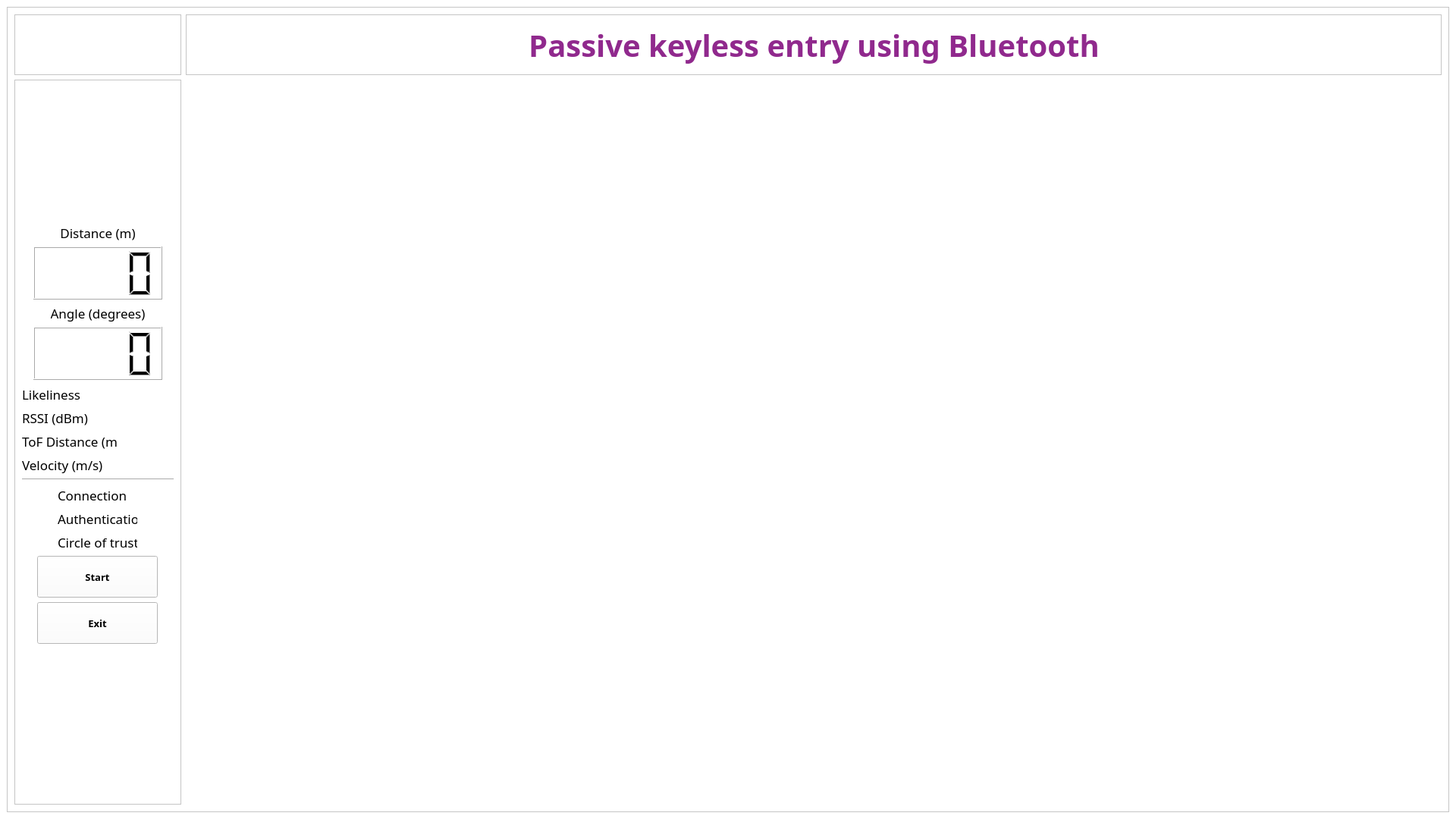
<?xml version="1.0" encoding="UTF-8"?>
<ui version="4.0">
 <class>MainWindow</class>
 <widget class="QMainWindow" name="MainWindow">
  <property name="geometry">
   <rect>
    <x>0</x>
    <y>0</y>
    <width>1920</width>
    <height>1080</height>
   </rect>
  </property>
  <property name="sizePolicy">
   <sizepolicy hsizetype="Preferred" vsizetype="Preferred">
    <horstretch>0</horstretch>
    <verstretch>0</verstretch>
   </sizepolicy>
  </property>
  <property name="maximumSize">
   <size>
    <width>16777215</width>
    <height>16777215</height>
   </size>
  </property>
  <property name="windowTitle">
   <string>imec - Passive keyless entry using Bluetooth</string>
  </property>
  <property name="windowIcon">
   <iconset resource="../gui_resources.qrc">
    <normaloff>:/Icons/figures/window_icon.ico</normaloff>:/Icons/figures/window_icon.ico</iconset>
  </property>
  <property name="styleSheet">
   <string notr="true">background-color: rgb(255, 255, 255);</string>
  </property>
  <widget class="QWidget" name="centralwidget">
   <layout class="QGridLayout" name="gridLayout_5">
    <item row="0" column="0">
     <widget class="QFrame" name="frame_bckgrd">
      <property name="styleSheet">
       <string notr="true">background-color: rgb(255, 255, 255);</string>
      </property>
      <property name="frameShape">
       <enum>QFrame::StyledPanel</enum>
      </property>
      <property name="frameShadow">
       <enum>QFrame::Raised</enum>
      </property>
      <layout class="QGridLayout" name="gridLayout_4">
       <item row="0" column="0">
        <widget class="QFrame" name="frame_imec_logo">
         <property name="frameShape">
          <enum>QFrame::StyledPanel</enum>
         </property>
         <property name="frameShadow">
          <enum>QFrame::Raised</enum>
         </property>
         <layout class="QGridLayout" name="gridLayout_3">
          <item row="0" column="0">
           <widget class="QLabel" name="label_logo_jade">
            <property name="minimumSize">
             <size>
              <width>200</width>
              <height>60</height>
             </size>
            </property>
            <property name="maximumSize">
             <size>
              <width>200</width>
              <height>60</height>
             </size>
            </property>
            <property name="styleSheet">
             <string notr="true"/>
            </property>
            <property name="text">
             <string/>
            </property>
            <property name="pixmap">
             <pixmap resource="../gui_resources.qrc">:/Figures/figures/imec-logo_200x60.png</pixmap>
            </property>
           </widget>
          </item>
         </layout>
        </widget>
       </item>
       <item row="0" column="1">
        <widget class="QFrame" name="frame_title">
         <property name="minimumSize">
          <size>
           <width>800</width>
           <height>0</height>
          </size>
         </property>
         <property name="maximumSize">
          <size>
           <width>16777215</width>
           <height>80</height>
          </size>
         </property>
         <property name="frameShape">
          <enum>QFrame::StyledPanel</enum>
         </property>
         <property name="frameShadow">
          <enum>QFrame::Raised</enum>
         </property>
         <layout class="QGridLayout" name="gridLayout_2">
          <item row="0" column="2">
           <spacer name="horizontalSpacer_2">
            <property name="orientation">
             <enum>Qt::Horizontal</enum>
            </property>
            <property name="sizeHint" stdset="0">
             <size>
              <width>40</width>
              <height>20</height>
             </size>
            </property>
           </spacer>
          </item>
          <item row="0" column="1">
           <widget class="QLabel" name="label_title">
            <property name="sizePolicy">
             <sizepolicy hsizetype="Preferred" vsizetype="Preferred">
              <horstretch>0</horstretch>
              <verstretch>0</verstretch>
             </sizepolicy>
            </property>
            <property name="font">
             <font>
              <family>Gill Sans MT</family>
              <pointsize>30</pointsize>
              <weight>75</weight>
              <bold>true</bold>
             </font>
            </property>
            <property name="autoFillBackground">
             <bool>false</bool>
            </property>
            <property name="styleSheet">
             <string notr="true">color: rgb(144, 41, 141);</string>
            </property>
            <property name="text">
             <string>Passive keyless entry using Bluetooth</string>
            </property>
            <property name="textFormat">
             <enum>Qt::PlainText</enum>
            </property>
            <property name="alignment">
             <set>Qt::AlignCenter</set>
            </property>
           </widget>
          </item>
          <item row="0" column="0">
           <spacer name="horizontalSpacer">
            <property name="orientation">
             <enum>Qt::Horizontal</enum>
            </property>
            <property name="sizeHint" stdset="0">
             <size>
              <width>40</width>
              <height>20</height>
             </size>
            </property>
           </spacer>
          </item>
         </layout>
        </widget>
       </item>
       <item row="1" column="0">
        <widget class="QFrame" name="frame_data1">
         <property name="minimumSize">
          <size>
           <width>0</width>
           <height>0</height>
          </size>
         </property>
         <property name="maximumSize">
          <size>
           <width>220</width>
           <height>16777215</height>
          </size>
         </property>
         <property name="frameShape">
          <enum>QFrame::StyledPanel</enum>
         </property>
         <property name="frameShadow">
          <enum>QFrame::Raised</enum>
         </property>
         <layout class="QGridLayout" name="gridLayout">
          <item row="0" column="0">
           <layout class="QHBoxLayout" name="cosic_logo_layout">
            <item>
             <spacer name="horizontalSpacer_7">
              <property name="orientation">
               <enum>Qt::Horizontal</enum>
              </property>
              <property name="sizeHint" stdset="0">
               <size>
                <width>40</width>
                <height>20</height>
               </size>
              </property>
             </spacer>
            </item>
            <item>
             <widget class="QLabel" name="label_logocosic_jade">
              <property name="minimumSize">
               <size>
                <width>132</width>
                <height>174</height>
               </size>
              </property>
              <property name="maximumSize">
               <size>
                <width>132</width>
                <height>174</height>
               </size>
              </property>
              <property name="styleSheet">
               <string notr="true"/>
              </property>
              <property name="text">
               <string/>
              </property>
              <property name="pixmap">
               <pixmap resource="../gui_resources.qrc">:/Figures/figures/cosic_logo.png</pixmap>
              </property>
              <property name="alignment">
               <set>Qt::AlignCenter</set>
              </property>
             </widget>
            </item>
            <item>
             <spacer name="horizontalSpacer_8">
              <property name="orientation">
               <enum>Qt::Horizontal</enum>
              </property>
              <property name="sizeHint" stdset="0">
               <size>
                <width>40</width>
                <height>20</height>
               </size>
              </property>
             </spacer>
            </item>
           </layout>
          </item>
          <item row="1" column="0">
           <layout class="QHBoxLayout" name="dist_layout_name">
            <item>
             <spacer name="horizontalSpacer_9">
              <property name="orientation">
               <enum>Qt::Horizontal</enum>
              </property>
              <property name="sizeHint" stdset="0">
               <size>
                <width>40</width>
                <height>20</height>
               </size>
              </property>
             </spacer>
            </item>
            <item>
             <widget class="QLabel" name="label_distance">
              <property name="sizePolicy">
               <sizepolicy hsizetype="Maximum" vsizetype="Maximum">
                <horstretch>0</horstretch>
                <verstretch>0</verstretch>
               </sizepolicy>
              </property>
              <property name="minimumSize">
               <size>
                <width>100</width>
                <height>24</height>
               </size>
              </property>
              <property name="maximumSize">
               <size>
                <width>300</width>
                <height>24</height>
               </size>
              </property>
              <property name="font">
               <font>
                <family>Gill Sans MT</family>
                <pointsize>13</pointsize>
               </font>
              </property>
              <property name="styleSheet">
               <string notr="true">background-color: rgb(255, 255, 255);</string>
              </property>
              <property name="text">
               <string>Distance (m)</string>
              </property>
              <property name="textFormat">
               <enum>Qt::PlainText</enum>
              </property>
              <property name="alignment">
               <set>Qt::AlignBottom|Qt::AlignHCenter</set>
              </property>
             </widget>
            </item>
            <item>
             <spacer name="horizontalSpacer_10">
              <property name="orientation">
               <enum>Qt::Horizontal</enum>
              </property>
              <property name="sizeHint" stdset="0">
               <size>
                <width>40</width>
                <height>20</height>
               </size>
              </property>
             </spacer>
            </item>
           </layout>
          </item>
          <item row="2" column="0">
           <layout class="QHBoxLayout" name="distance_display_layout">
            <item>
             <spacer name="horizontalSpacer_13">
              <property name="orientation">
               <enum>Qt::Horizontal</enum>
              </property>
              <property name="sizeHint" stdset="0">
               <size>
                <width>40</width>
                <height>20</height>
               </size>
              </property>
             </spacer>
            </item>
            <item>
             <widget class="QLCDNumber" name="lcdNumber_jade_MCIQdist">
              <property name="sizePolicy">
               <sizepolicy hsizetype="Preferred" vsizetype="Preferred">
                <horstretch>0</horstretch>
                <verstretch>0</verstretch>
               </sizepolicy>
              </property>
              <property name="minimumSize">
               <size>
                <width>170</width>
                <height>70</height>
               </size>
              </property>
              <property name="maximumSize">
               <size>
                <width>200</width>
                <height>70</height>
               </size>
              </property>
              <property name="font">
               <font>
                <family>Gill Sans MT</family>
                <pointsize>10</pointsize>
               </font>
              </property>
              <property name="styleSheet">
               <string notr="true">background-color: rgb(255, 255, 255);</string>
              </property>
              <property name="smallDecimalPoint">
               <bool>true</bool>
              </property>
              <property name="digitCount">
               <number>4</number>
              </property>
              <property name="mode">
               <enum>QLCDNumber::Oct</enum>
              </property>
              <property name="segmentStyle">
               <enum>QLCDNumber::Filled</enum>
              </property>
              <property name="value" stdset="0">
               <double>0.000000000000000</double>
              </property>
              <property name="intValue" stdset="0">
               <number>0</number>
              </property>
             </widget>
            </item>
            <item>
             <spacer name="horizontalSpacer_14">
              <property name="orientation">
               <enum>Qt::Horizontal</enum>
              </property>
              <property name="sizeHint" stdset="0">
               <size>
                <width>40</width>
                <height>20</height>
               </size>
              </property>
             </spacer>
            </item>
           </layout>
          </item>
          <item row="3" column="0">
           <layout class="QHBoxLayout" name="angle_layout_name">
            <item>
             <spacer name="horizontalSpacer_11">
              <property name="orientation">
               <enum>Qt::Horizontal</enum>
              </property>
              <property name="sizeHint" stdset="0">
               <size>
                <width>40</width>
                <height>20</height>
               </size>
              </property>
             </spacer>
            </item>
            <item>
             <widget class="QLabel" name="label_angle">
              <property name="sizePolicy">
               <sizepolicy hsizetype="Maximum" vsizetype="Maximum">
                <horstretch>0</horstretch>
                <verstretch>0</verstretch>
               </sizepolicy>
              </property>
              <property name="minimumSize">
               <size>
                <width>121</width>
                <height>24</height>
               </size>
              </property>
              <property name="maximumSize">
               <size>
                <width>300</width>
                <height>24</height>
               </size>
              </property>
              <property name="font">
               <font>
                <family>Gill Sans MT</family>
                <pointsize>13</pointsize>
               </font>
              </property>
              <property name="autoFillBackground">
               <bool>false</bool>
              </property>
              <property name="text">
               <string>Angle (degrees)</string>
              </property>
              <property name="textFormat">
               <enum>Qt::PlainText</enum>
              </property>
              <property name="alignment">
               <set>Qt::AlignBottom|Qt::AlignHCenter</set>
              </property>
             </widget>
            </item>
            <item>
             <spacer name="horizontalSpacer_12">
              <property name="orientation">
               <enum>Qt::Horizontal</enum>
              </property>
              <property name="sizeHint" stdset="0">
               <size>
                <width>40</width>
                <height>20</height>
               </size>
              </property>
             </spacer>
            </item>
           </layout>
          </item>
          <item row="4" column="0">
           <layout class="QHBoxLayout" name="angle_display_layout">
            <item>
             <spacer name="horizontalSpacer_15">
              <property name="orientation">
               <enum>Qt::Horizontal</enum>
              </property>
              <property name="sizeHint" stdset="0">
               <size>
                <width>40</width>
                <height>20</height>
               </size>
              </property>
             </spacer>
            </item>
            <item>
             <widget class="QLCDNumber" name="lcdNumber_jade_aoa">
              <property name="sizePolicy">
               <sizepolicy hsizetype="Preferred" vsizetype="Preferred">
                <horstretch>0</horstretch>
                <verstretch>0</verstretch>
               </sizepolicy>
              </property>
              <property name="minimumSize">
               <size>
                <width>170</width>
                <height>70</height>
               </size>
              </property>
              <property name="maximumSize">
               <size>
                <width>170</width>
                <height>70</height>
               </size>
              </property>
              <property name="font">
               <font>
                <family>Gill Sans MT</family>
                <pointsize>10</pointsize>
               </font>
              </property>
              <property name="smallDecimalPoint">
               <bool>true</bool>
              </property>
              <property name="digitCount">
               <number>4</number>
              </property>
              <property name="segmentStyle">
               <enum>QLCDNumber::Filled</enum>
              </property>
              <property name="value" stdset="0">
               <double>0.000000000000000</double>
              </property>
              <property name="intValue" stdset="0">
               <number>0</number>
              </property>
             </widget>
            </item>
            <item>
             <spacer name="horizontalSpacer_16">
              <property name="orientation">
               <enum>Qt::Horizontal</enum>
              </property>
              <property name="sizeHint" stdset="0">
               <size>
                <width>40</width>
                <height>20</height>
               </size>
              </property>
             </spacer>
            </item>
           </layout>
          </item>
          <item row="5" column="0">
           <layout class="QHBoxLayout" name="horizontalLayout">
            <item>
             <widget class="QLabel" name="label_likeliness">
              <property name="sizePolicy">
               <sizepolicy hsizetype="Minimum" vsizetype="Minimum">
                <horstretch>0</horstretch>
                <verstretch>0</verstretch>
               </sizepolicy>
              </property>
              <property name="minimumSize">
               <size>
                <width>0</width>
                <height>0</height>
               </size>
              </property>
              <property name="maximumSize">
               <size>
                <width>125</width>
                <height>25</height>
               </size>
              </property>
              <property name="font">
               <font>
                <family>Gill Sans MT</family>
                <pointsize>13</pointsize>
               </font>
              </property>
              <property name="autoFillBackground">
               <bool>false</bool>
              </property>
              <property name="text">
               <string>Likeliness</string>
              </property>
              <property name="textFormat">
               <enum>Qt::PlainText</enum>
              </property>
              <property name="alignment">
               <set>Qt::AlignBottom|Qt::AlignLeading|Qt::AlignLeft</set>
              </property>
             </widget>
            </item>
            <item>
             <spacer name="horizontalSpacer_17">
              <property name="orientation">
               <enum>Qt::Horizontal</enum>
              </property>
              <property name="sizeHint" stdset="0">
               <size>
                <width>40</width>
                <height>20</height>
               </size>
              </property>
             </spacer>
            </item>
            <item>
             <widget class="QTextEdit" name="likeliness_textEdit">
              <property name="sizePolicy">
               <sizepolicy hsizetype="Fixed" vsizetype="Fixed">
                <horstretch>0</horstretch>
                <verstretch>0</verstretch>
               </sizepolicy>
              </property>
              <property name="minimumSize">
               <size>
                <width>60</width>
                <height>0</height>
               </size>
              </property>
              <property name="maximumSize">
               <size>
                <width>50</width>
                <height>25</height>
               </size>
              </property>
              <property name="font">
               <font>
                <pointsize>14</pointsize>
               </font>
              </property>
              <property name="acceptDrops">
               <bool>false</bool>
              </property>
              <property name="layoutDirection">
               <enum>Qt::LeftToRight</enum>
              </property>
              <property name="styleSheet">
               <string notr="true"/>
              </property>
              <property name="frameShape">
               <enum>QFrame::NoFrame</enum>
              </property>
              <property name="lineWidth">
               <number>0</number>
              </property>
              <property name="verticalScrollBarPolicy">
               <enum>Qt::ScrollBarAlwaysOff</enum>
              </property>
              <property name="horizontalScrollBarPolicy">
               <enum>Qt::ScrollBarAlwaysOff</enum>
              </property>
              <property name="sizeAdjustPolicy">
               <enum>QAbstractScrollArea::AdjustIgnored</enum>
              </property>
              <property name="readOnly">
               <bool>true</bool>
              </property>
              <property name="html">
               <string>&lt;!DOCTYPE HTML PUBLIC &quot;-//W3C//DTD HTML 4.0//EN&quot; &quot;http://www.w3.org/TR/REC-html40/strict.dtd&quot;&gt;
&lt;html&gt;&lt;head&gt;&lt;meta name=&quot;qrichtext&quot; content=&quot;1&quot; /&gt;&lt;style type=&quot;text/css&quot;&gt;
p, li { white-space: pre-wrap; }
&lt;/style&gt;&lt;/head&gt;&lt;body style=&quot; font-family:'MS Shell Dlg 2'; font-size:14pt; font-weight:400; font-style:normal;&quot;&gt;
&lt;p align=&quot;right&quot; style=&quot;-qt-paragraph-type:empty; margin-top:0px; margin-bottom:0px; margin-left:0px; margin-right:0px; -qt-block-indent:0; text-indent:0px;&quot;&gt;&lt;br /&gt;&lt;/p&gt;&lt;/body&gt;&lt;/html&gt;</string>
              </property>
              <property name="acceptRichText">
               <bool>true</bool>
              </property>
             </widget>
            </item>
           </layout>
          </item>
          <item row="6" column="0">
           <layout class="QHBoxLayout" name="horizontalLayout_2">
            <item>
             <widget class="QLabel" name="RSSI_label">
              <property name="sizePolicy">
               <sizepolicy hsizetype="Minimum" vsizetype="Minimum">
                <horstretch>0</horstretch>
                <verstretch>0</verstretch>
               </sizepolicy>
              </property>
              <property name="minimumSize">
               <size>
                <width>0</width>
                <height>0</height>
               </size>
              </property>
              <property name="maximumSize">
               <size>
                <width>125</width>
                <height>25</height>
               </size>
              </property>
              <property name="font">
               <font>
                <family>Gill Sans MT</family>
                <pointsize>13</pointsize>
               </font>
              </property>
              <property name="text">
               <string>RSSI (dBm)</string>
              </property>
             </widget>
            </item>
            <item>
             <spacer name="horizontalSpacer_18">
              <property name="orientation">
               <enum>Qt::Horizontal</enum>
              </property>
              <property name="sizeHint" stdset="0">
               <size>
                <width>40</width>
                <height>20</height>
               </size>
              </property>
             </spacer>
            </item>
            <item>
             <widget class="QTextEdit" name="RSSI_textEdit">
              <property name="sizePolicy">
               <sizepolicy hsizetype="Fixed" vsizetype="Fixed">
                <horstretch>0</horstretch>
                <verstretch>0</verstretch>
               </sizepolicy>
              </property>
              <property name="minimumSize">
               <size>
                <width>60</width>
                <height>0</height>
               </size>
              </property>
              <property name="maximumSize">
               <size>
                <width>50</width>
                <height>25</height>
               </size>
              </property>
              <property name="font">
               <font>
                <pointsize>14</pointsize>
               </font>
              </property>
              <property name="layoutDirection">
               <enum>Qt::LeftToRight</enum>
              </property>
              <property name="styleSheet">
               <string notr="true"/>
              </property>
              <property name="frameShape">
               <enum>QFrame::NoFrame</enum>
              </property>
              <property name="lineWidth">
               <number>0</number>
              </property>
              <property name="verticalScrollBarPolicy">
               <enum>Qt::ScrollBarAlwaysOff</enum>
              </property>
              <property name="horizontalScrollBarPolicy">
               <enum>Qt::ScrollBarAlwaysOff</enum>
              </property>
              <property name="sizeAdjustPolicy">
               <enum>QAbstractScrollArea::AdjustToContents</enum>
              </property>
              <property name="html">
               <string>&lt;!DOCTYPE HTML PUBLIC &quot;-//W3C//DTD HTML 4.0//EN&quot; &quot;http://www.w3.org/TR/REC-html40/strict.dtd&quot;&gt;
&lt;html&gt;&lt;head&gt;&lt;meta name=&quot;qrichtext&quot; content=&quot;1&quot; /&gt;&lt;style type=&quot;text/css&quot;&gt;
p, li { white-space: pre-wrap; }
&lt;/style&gt;&lt;/head&gt;&lt;body style=&quot; font-family:'MS Shell Dlg 2'; font-size:14pt; font-weight:400; font-style:normal;&quot;&gt;
&lt;p align=&quot;right&quot; style=&quot;-qt-paragraph-type:empty; margin-top:0px; margin-bottom:0px; margin-left:0px; margin-right:0px; -qt-block-indent:0; text-indent:0px;&quot;&gt;&lt;br /&gt;&lt;/p&gt;&lt;/body&gt;&lt;/html&gt;</string>
              </property>
             </widget>
            </item>
           </layout>
          </item>
          <item row="7" column="0">
           <layout class="QHBoxLayout" name="horizontalLayout_3">
            <item>
             <widget class="QLabel" name="ToF_label">
              <property name="sizePolicy">
               <sizepolicy hsizetype="Minimum" vsizetype="Minimum">
                <horstretch>0</horstretch>
                <verstretch>0</verstretch>
               </sizepolicy>
              </property>
              <property name="minimumSize">
               <size>
                <width>0</width>
                <height>0</height>
               </size>
              </property>
              <property name="maximumSize">
               <size>
                <width>125</width>
                <height>25</height>
               </size>
              </property>
              <property name="font">
               <font>
                <family>Gill Sans MT</family>
                <pointsize>13</pointsize>
               </font>
              </property>
              <property name="text">
               <string>ToF Distance (m)</string>
              </property>
             </widget>
            </item>
            <item>
             <spacer name="horizontalSpacer_19">
              <property name="orientation">
               <enum>Qt::Horizontal</enum>
              </property>
              <property name="sizeHint" stdset="0">
               <size>
                <width>40</width>
                <height>20</height>
               </size>
              </property>
             </spacer>
            </item>
            <item>
             <widget class="QTextEdit" name="ToF_textEdit">
              <property name="sizePolicy">
               <sizepolicy hsizetype="Fixed" vsizetype="Fixed">
                <horstretch>0</horstretch>
                <verstretch>0</verstretch>
               </sizepolicy>
              </property>
              <property name="minimumSize">
               <size>
                <width>60</width>
                <height>0</height>
               </size>
              </property>
              <property name="maximumSize">
               <size>
                <width>50</width>
                <height>25</height>
               </size>
              </property>
              <property name="font">
               <font>
                <pointsize>14</pointsize>
               </font>
              </property>
              <property name="layoutDirection">
               <enum>Qt::LeftToRight</enum>
              </property>
              <property name="styleSheet">
               <string notr="true"/>
              </property>
              <property name="frameShape">
               <enum>QFrame::NoFrame</enum>
              </property>
              <property name="lineWidth">
               <number>0</number>
              </property>
              <property name="verticalScrollBarPolicy">
               <enum>Qt::ScrollBarAlwaysOff</enum>
              </property>
              <property name="horizontalScrollBarPolicy">
               <enum>Qt::ScrollBarAlwaysOff</enum>
              </property>
              <property name="sizeAdjustPolicy">
               <enum>QAbstractScrollArea::AdjustToContents</enum>
              </property>
              <property name="html">
               <string>&lt;!DOCTYPE HTML PUBLIC &quot;-//W3C//DTD HTML 4.0//EN&quot; &quot;http://www.w3.org/TR/REC-html40/strict.dtd&quot;&gt;
&lt;html&gt;&lt;head&gt;&lt;meta name=&quot;qrichtext&quot; content=&quot;1&quot; /&gt;&lt;style type=&quot;text/css&quot;&gt;
p, li { white-space: pre-wrap; }
&lt;/style&gt;&lt;/head&gt;&lt;body style=&quot; font-family:'MS Shell Dlg 2'; font-size:14pt; font-weight:400; font-style:normal;&quot;&gt;
&lt;p align=&quot;right&quot; style=&quot;-qt-paragraph-type:empty; margin-top:0px; margin-bottom:0px; margin-left:0px; margin-right:0px; -qt-block-indent:0; text-indent:0px;&quot;&gt;&lt;br /&gt;&lt;/p&gt;&lt;/body&gt;&lt;/html&gt;</string>
              </property>
             </widget>
            </item>
           </layout>
          </item>
          <item row="8" column="0">
           <layout class="QHBoxLayout" name="horizontalLayout_4">
            <item>
             <widget class="QLabel" name="ToF_label_2">
              <property name="sizePolicy">
               <sizepolicy hsizetype="Minimum" vsizetype="Minimum">
                <horstretch>0</horstretch>
                <verstretch>0</verstretch>
               </sizepolicy>
              </property>
              <property name="minimumSize">
               <size>
                <width>0</width>
                <height>0</height>
               </size>
              </property>
              <property name="maximumSize">
               <size>
                <width>115</width>
                <height>25</height>
               </size>
              </property>
              <property name="font">
               <font>
                <family>Gill Sans MT</family>
                <pointsize>13</pointsize>
               </font>
              </property>
              <property name="text">
               <string>Velocity (m/s)</string>
              </property>
             </widget>
            </item>
            <item>
             <spacer name="horizontalSpacer_20">
              <property name="orientation">
               <enum>Qt::Horizontal</enum>
              </property>
              <property name="sizeHint" stdset="0">
               <size>
                <width>40</width>
                <height>20</height>
               </size>
              </property>
             </spacer>
            </item>
            <item>
             <widget class="QTextEdit" name="vel_textEdit">
              <property name="sizePolicy">
               <sizepolicy hsizetype="Fixed" vsizetype="Fixed">
                <horstretch>0</horstretch>
                <verstretch>0</verstretch>
               </sizepolicy>
              </property>
              <property name="minimumSize">
               <size>
                <width>60</width>
                <height>0</height>
               </size>
              </property>
              <property name="maximumSize">
               <size>
                <width>50</width>
                <height>25</height>
               </size>
              </property>
              <property name="font">
               <font>
                <pointsize>14</pointsize>
               </font>
              </property>
              <property name="layoutDirection">
               <enum>Qt::LeftToRight</enum>
              </property>
              <property name="styleSheet">
               <string notr="true"/>
              </property>
              <property name="frameShape">
               <enum>QFrame::NoFrame</enum>
              </property>
              <property name="lineWidth">
               <number>0</number>
              </property>
              <property name="verticalScrollBarPolicy">
               <enum>Qt::ScrollBarAlwaysOff</enum>
              </property>
              <property name="horizontalScrollBarPolicy">
               <enum>Qt::ScrollBarAlwaysOff</enum>
              </property>
              <property name="sizeAdjustPolicy">
               <enum>QAbstractScrollArea::AdjustToContents</enum>
              </property>
              <property name="html">
               <string>&lt;!DOCTYPE HTML PUBLIC &quot;-//W3C//DTD HTML 4.0//EN&quot; &quot;http://www.w3.org/TR/REC-html40/strict.dtd&quot;&gt;
&lt;html&gt;&lt;head&gt;&lt;meta name=&quot;qrichtext&quot; content=&quot;1&quot; /&gt;&lt;style type=&quot;text/css&quot;&gt;
p, li { white-space: pre-wrap; }
&lt;/style&gt;&lt;/head&gt;&lt;body style=&quot; font-family:'MS Shell Dlg 2'; font-size:14pt; font-weight:400; font-style:normal;&quot;&gt;
&lt;p align=&quot;right&quot; style=&quot;-qt-paragraph-type:empty; margin-top:0px; margin-bottom:0px; margin-left:0px; margin-right:0px; -qt-block-indent:0; text-indent:0px;&quot;&gt;&lt;br /&gt;&lt;/p&gt;&lt;/body&gt;&lt;/html&gt;</string>
              </property>
             </widget>
            </item>
           </layout>
          </item>
          <item row="9" column="0">
           <widget class="Line" name="line">
            <property name="orientation">
             <enum>Qt::Horizontal</enum>
            </property>
           </widget>
          </item>
          <item row="10" column="0">
           <layout class="QHBoxLayout" name="horizontalLayout_5">
            <item>
             <widget class="QLabel" name="connection_label">
              <property name="sizePolicy">
               <sizepolicy hsizetype="Fixed" vsizetype="Fixed">
                <horstretch>0</horstretch>
                <verstretch>0</verstretch>
               </sizepolicy>
              </property>
              <property name="minimumSize">
               <size>
                <width>105</width>
                <height>25</height>
               </size>
              </property>
              <property name="maximumSize">
               <size>
                <width>105</width>
                <height>25</height>
               </size>
              </property>
              <property name="font">
               <font>
                <family>Gill Sans MT</family>
                <pointsize>13</pointsize>
               </font>
              </property>
              <property name="text">
               <string>Connection</string>
              </property>
             </widget>
            </item>
            <item>
             <layout class="QHBoxLayout" name="connection_led">
              <property name="spacing">
               <number>0</number>
              </property>
              <property name="sizeConstraint">
               <enum>QLayout::SetMinimumSize</enum>
              </property>
             </layout>
            </item>
           </layout>
          </item>
          <item row="11" column="0">
           <layout class="QHBoxLayout" name="security_layout">
            <item>
             <widget class="QLabel" name="authentication_label">
              <property name="sizePolicy">
               <sizepolicy hsizetype="Fixed" vsizetype="Fixed">
                <horstretch>0</horstretch>
                <verstretch>0</verstretch>
               </sizepolicy>
              </property>
              <property name="minimumSize">
               <size>
                <width>105</width>
                <height>25</height>
               </size>
              </property>
              <property name="maximumSize">
               <size>
                <width>105</width>
                <height>25</height>
               </size>
              </property>
              <property name="font">
               <font>
                <family>Gill Sans MT</family>
                <pointsize>13</pointsize>
               </font>
              </property>
              <property name="text">
               <string>Authentication</string>
              </property>
             </widget>
            </item>
            <item>
             <layout class="QHBoxLayout" name="authentication_led">
              <property name="spacing">
               <number>6</number>
              </property>
             </layout>
            </item>
           </layout>
          </item>
          <item row="12" column="0">
           <layout class="QHBoxLayout" name="authorization_layout">
            <item>
             <widget class="QLabel" name="circleoftrust_label">
              <property name="sizePolicy">
               <sizepolicy hsizetype="Fixed" vsizetype="Fixed">
                <horstretch>0</horstretch>
                <verstretch>0</verstretch>
               </sizepolicy>
              </property>
              <property name="minimumSize">
               <size>
                <width>105</width>
                <height>25</height>
               </size>
              </property>
              <property name="maximumSize">
               <size>
                <width>105</width>
                <height>25</height>
               </size>
              </property>
              <property name="font">
               <font>
                <family>Gill Sans MT</family>
                <pointsize>13</pointsize>
               </font>
              </property>
              <property name="text">
               <string>Circle of trust</string>
              </property>
             </widget>
            </item>
            <item>
             <layout class="QHBoxLayout" name="circleoftrust_led">
              <property name="spacing">
               <number>6</number>
              </property>
              <property name="sizeConstraint">
               <enum>QLayout::SetMinimumSize</enum>
              </property>
             </layout>
            </item>
           </layout>
          </item>
          <item row="13" column="0">
           <layout class="QHBoxLayout" name="start_button_layout">
            <item>
             <spacer name="horizontalSpacer_3">
              <property name="orientation">
               <enum>Qt::Horizontal</enum>
              </property>
              <property name="sizeHint" stdset="0">
               <size>
                <width>40</width>
                <height>20</height>
               </size>
              </property>
             </spacer>
            </item>
            <item>
             <widget class="QPushButton" name="btnStart_jade">
              <property name="sizePolicy">
               <sizepolicy hsizetype="Minimum" vsizetype="Fixed">
                <horstretch>0</horstretch>
                <verstretch>0</verstretch>
               </sizepolicy>
              </property>
              <property name="minimumSize">
               <size>
                <width>159</width>
                <height>55</height>
               </size>
              </property>
              <property name="maximumSize">
               <size>
                <width>159</width>
                <height>55</height>
               </size>
              </property>
              <property name="font">
               <font>
                <family>Gill Sans MT</family>
                <pointsize>10</pointsize>
                <weight>75</weight>
                <bold>true</bold>
               </font>
              </property>
              <property name="layoutDirection">
               <enum>Qt::LeftToRight</enum>
              </property>
              <property name="text">
               <string>Start</string>
              </property>
              <property name="icon">
               <iconset resource="../gui_resources.qrc">
                <normaloff>:/Icons/figures/Play.png</normaloff>
                <activeoff>:/Icons/figures/Stop.png</activeoff>:/Icons/figures/Play.png</iconset>
              </property>
             </widget>
            </item>
            <item>
             <spacer name="horizontalSpacer_4">
              <property name="orientation">
               <enum>Qt::Horizontal</enum>
              </property>
              <property name="sizeHint" stdset="0">
               <size>
                <width>40</width>
                <height>20</height>
               </size>
              </property>
             </spacer>
            </item>
           </layout>
          </item>
          <item row="14" column="0">
           <layout class="QHBoxLayout" name="exit_button_layout">
            <item>
             <spacer name="horizontalSpacer_6">
              <property name="orientation">
               <enum>Qt::Horizontal</enum>
              </property>
              <property name="sizeHint" stdset="0">
               <size>
                <width>40</width>
                <height>20</height>
               </size>
              </property>
             </spacer>
            </item>
            <item>
             <widget class="QPushButton" name="btnExit_jade">
              <property name="sizePolicy">
               <sizepolicy hsizetype="Minimum" vsizetype="Fixed">
                <horstretch>0</horstretch>
                <verstretch>0</verstretch>
               </sizepolicy>
              </property>
              <property name="minimumSize">
               <size>
                <width>159</width>
                <height>55</height>
               </size>
              </property>
              <property name="maximumSize">
               <size>
                <width>159</width>
                <height>55</height>
               </size>
              </property>
              <property name="font">
               <font>
                <family>Gill Sans MT</family>
                <pointsize>10</pointsize>
                <weight>75</weight>
                <bold>true</bold>
               </font>
              </property>
              <property name="styleSheet">
               <string notr="true"/>
              </property>
              <property name="text">
               <string>Exit</string>
              </property>
              <property name="icon">
               <iconset resource="../gui_resources.qrc">
                <normaloff>:/Icons/figures/Exit.png</normaloff>:/Icons/figures/Exit.png</iconset>
              </property>
             </widget>
            </item>
            <item>
             <spacer name="horizontalSpacer_5">
              <property name="orientation">
               <enum>Qt::Horizontal</enum>
              </property>
              <property name="sizeHint" stdset="0">
               <size>
                <width>40</width>
                <height>20</height>
               </size>
              </property>
             </spacer>
            </item>
           </layout>
          </item>
          <item row="15" column="0">
           <spacer name="verticalSpacer">
            <property name="orientation">
             <enum>Qt::Vertical</enum>
            </property>
            <property name="sizeHint" stdset="0">
             <size>
              <width>20</width>
              <height>138</height>
             </size>
            </property>
           </spacer>
          </item>
         </layout>
        </widget>
       </item>
       <item row="1" column="1">
        <widget class="MplWidget" name="MplWidget" native="true">
         <property name="minimumSize">
          <size>
           <width>800</width>
           <height>450</height>
          </size>
         </property>
         <property name="maximumSize">
          <size>
           <width>1600</width>
           <height>900</height>
          </size>
         </property>
         <property name="styleSheet">
          <string notr="true"/>
         </property>
        </widget>
       </item>
      </layout>
     </widget>
    </item>
   </layout>
  </widget>
 </widget>
 <customwidgets>
  <customwidget>
   <class>MplWidget</class>
   <extends>QWidget</extends>
   <header>mplwidget.h</header>
   <container>1</container>
  </customwidget>
 </customwidgets>
 <resources>
  <include location="../gui_resources.qrc"/>
 </resources>
 <connections/>
</ui>
